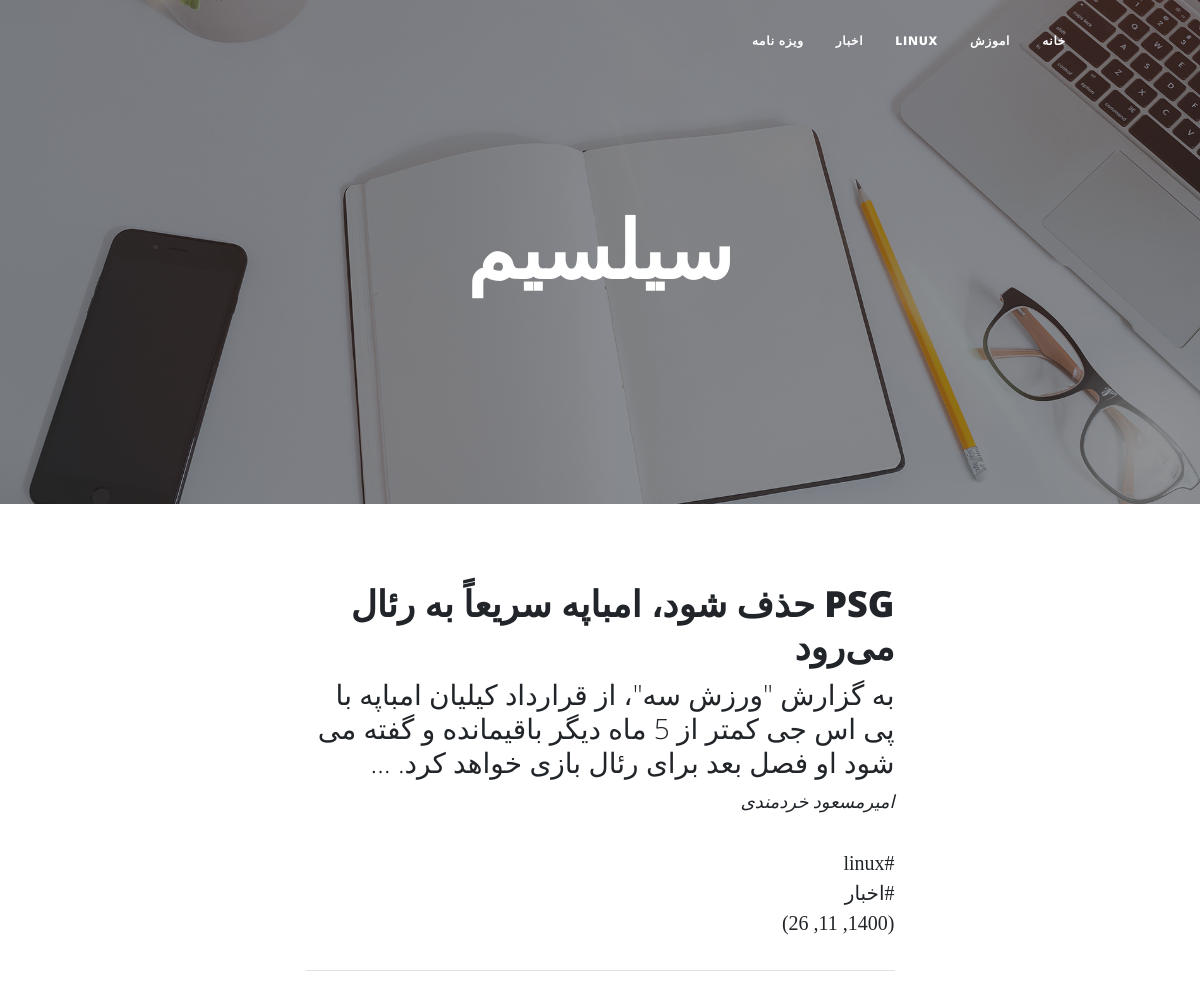
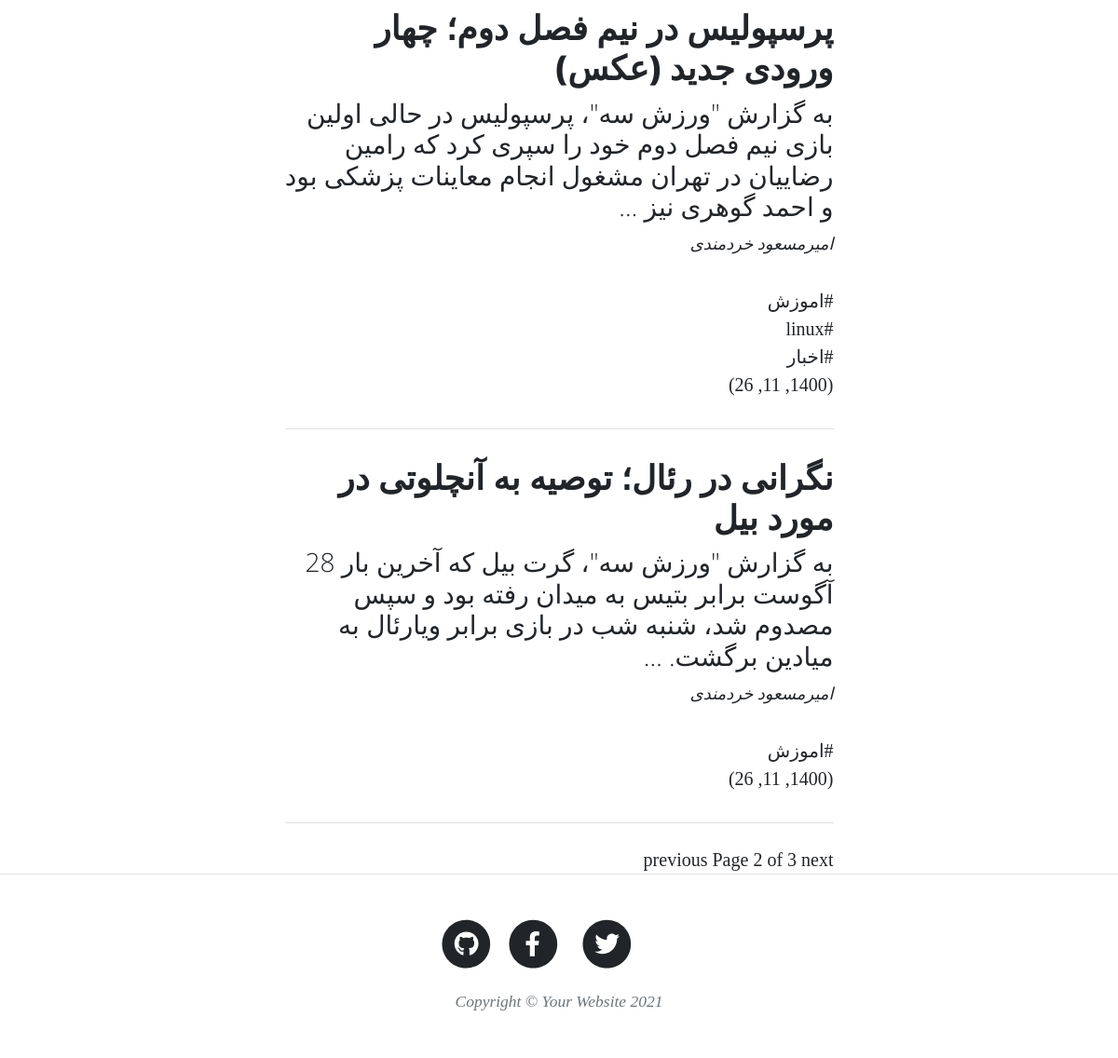
/blog/page/2/, run on the app's committed database (2 pictures, top to bottom).
### blog/models.py (models this page shows, shortened)
class Category(models.Model):
	parent = models.ForeignKey(
        'self',default=None,null=True,blank=True,on_delete=models.SET_NULL,related_name='children',verbose_name='زیردسته'
        )
	title = models.CharField(max_length=100,verbose_name='عنوان دسته بندی')
	slug = models.SlugField(max_length=100,unique=True,verbose_name='ادرس دسته بندی')
	status = models.BooleanField(default=True,verbose_name='ایا نمایش داده شود؟')
	position = models.IntegerField(verbose_name='پوزیشن')
	class Meta:
		verbose_name='دسته بندی'
		verbose_name_plural="دسته بندی ها"
		ordering = ['position']

class Article(models.Model):
	STATUS_CHOICES = (
	('Publish','منتشرشده'),
	('Draft','پیش نویس'),
	)
	author = models.ForeignKey(User,null=True,on_delete=models.SET_NULL,related_name='نویسنده')
	title = models.CharField(max_length=100,verbose_name='عنوان مقاله')
	slug = models.SlugField(max_length=200,unique=True,verbose_name='آدرس مقاله')
	category = models.ManyToManyField(Category,verbose_name='دسته بندی',related_name='articles')
	description = models.TextField(verbose_name='محتوا')
	thumbnail=models.ImageField(upload_to='images',verbose_name='تصویر مقاله')
	publish = models.DateTimeField(default=timezone.now,verbose_name='زمان انتشار')
	created = models.DateTimeField(auto_now_add=True)
	updated = models.DateTimeField(auto_now=True)
	status = models.CharField(max_length=11,choices=STATUS_CHOICES,default='Draft',verbose_name='وضعیت')
	class Meta:
		verbose_name="مقاله"
		verbose_name_plural='مقالات'
		ordering=['-publish']
	def jpublish(self):
		return jalali_converter(self.publish)
	objects = ArticleManager()

### blog/views.py (the view)
# urls.py: path('',views.home,name='home'),
def home(request ,page_number=1):
	articles_list = Article.objects.filter(status="Publish")
	paginator = Paginator(articles_list,3)
	page_obj = paginator.get_page(page_number)
	context = {
	'articles': page_obj ,
 	'category':Category.objects.filter(status=True),
	}
	return render(request,"blog/home.html",context)

### extensions/jalali.py (called while the page is built)
    def persian_tuple(self):
        return self.persian_year, self.persian_month, self.persian_day

### extensions/utils.py (called while the page is built)
def jalali_converter(time):
	time_to_str="{},{},{}".format(time.year,time.month,time.day)
	output=jalali.Gregorian(time_to_str).persian_tuple()
	return output

### blog/templates/blog/home.html
{% extends "blog/base.html" %}
{% load static %}
{% block main %}
        <header class="masthead" style="background-image: url('{% static 'assets/img/home-bg.jpg' %}')">
            <div class="container position-relative px-4 px-lg-5">
                <div class="row gx-4 gx-lg-5 justify-content-center">
                    <div class="col-md-10 col-lg-8 col-xl-7">
                        <div class="site-heading">
                            <h1>سیلسیم</h1>
                        </div>
                    </div>
                </div>
            </div>
        </header>
        <div class="container px-4 px-lg-5">
            <div class="row gx-4 gx-lg-5 justify-content-center">
                <div class="col-md-10 col-lg-8 col-xl-7">
                    {% for article in articles %}
                   <div class="post-preview">
                        <a href="{% url 'blog:detailview' article.slug %}">
                            <h2 class="post-title">{{article.title}}</h2>
                            <h3 class="post-subtitle">{{ article.description|truncatewords:30 }}</h3>
                        </a>
                        <p class="post-meta">
                        <a href="#">{{article.author.get_full_name}}</a>
                            {% for cat in article.category.all %}
                            <div>
                            <a href="{% url 'blog:category' cat.slug %}">#{{cat.title}}</a>
                            </div>
                            {% endfor %}
                          {{article.jpublish}}
                        </p>
                    </div>
                    <hr class="my-4" />
                   {% endfor %}
                    <div class="pagination">
                        <span class="step-links">
                            {% if articles.has_previous %}
                                <a href="{% url 'blog:home' articles.previous_page_number %}">previous</a>
                            {% endif %}
                            <span class="current">
                                Page {{ articles.number }} of {{ articles.paginator.num_pages }}
                            </span>
                            {% if articles.has_next %}
                                <a href="{% url 'blog:home' articles.next_page_number %}">next</a>
                            {% endif %}
                        </span>
                    </div>
                </div>
            </div>
        </div>
{% endblock %}

### blog/templates/blog/base.html (shortened to what this page needs)
{% load static %}
<!DOCTYPE html>
<html lang="en">
    <head>
        <link href="{% static 'css/styles.css' %}" rel="stylesheet" />
        <link href="{% static 'css/rtl.css' %}" rel="stylesheet" />
    </head>
    <body>
          <nav class="navbar navbar-expand-lg navbar-light" id="mainNav">
            <div class="container px-4 px-lg-5">
                <div class="collapse navbar-collapse" id="navbarResponsive">
                    <ul class="navbar-nav ms-auto py-4 py-lg-0">
                        <li class="nav-item"><a class="nav-link px-lg-3 py-3 py-lg-4" href="{% url 'blog:home' %}">خانه</a></li>
                       {% for cat in category %}
                       {% if cat.parent == None %}
                       <li class="nav-item"><a class="nav-link px-lg-3 py-3 py-lg-4" href="{% url 'blog:category' cat.slug %}">{{cat.title}}</a></li>
                       {% endif %}
                       {% endfor %}
                    </ul>
                </div>
            </div>
        </nav>
      {% block main %}
      {% endblock %}
        <footer class="border-top">
            <div class="container px-4 px-lg-5">
                <div class="row gx-4 gx-lg-5 justify-content-center">
                    <div class="col-md-10 col-lg-8 col-xl-7">
                        <ul class="list-inline text-center">
                            <li class="list-inline-item">
                                <a href="#!">
                                    <span class="fa-stack fa-lg">
                                        <i class="fas fa-circle fa-stack-2x"></i>
                                        <i class="fab fa-twitter fa-stack-1x fa-inverse"></i>
                                    </span>
                                </a>
                            </li>
                            <li class="list-inline-item">
                                <a href="#!">
                                    <span class="fa-stack fa-lg">
                                        <i class="fas fa-circle fa-stack-2x"></i>
                                        <i class="fab fa-facebook-f fa-stack-1x fa-inverse"></i>
                                    </span>
                                </a>
                            </li>
                            <li class="list-inline-item">
                                <a href="#!">
                                    <span class="fa-stack fa-lg">
                                        <i class="fas fa-circle fa-stack-2x"></i>
                                        <i class="fab fa-github fa-stack-1x fa-inverse"></i>
                                    </span>
                                </a>
                            </li>
                        </ul>
                        <div class="small text-center text-muted fst-italic">Copyright &copy; Your Website 2021</div>
                    </div>
                </div>
            </div>
        </footer>
    </body>
</html>

### blog/static/css/rtl.css (style rules this page uses)
body { direction: rtl; font-family: verdana; }

### data on the page
Category: title "اموزش"
Category: title "LINUX", title "linux"
Category: title "اخبار"
Category: title "ویزه نامه"
Article: title "PSG حذف شود، امباپه سریعاً به رئال می‌رود", description "به گزارش \"ورزش سه\"، از قرارداد کیلیان امباپه با پی اس جی کمتر از 5 ماه دیگر باقیمانده و گفته می شود او فصل بعد برای رئال بازی خواهد کرد. …", author.get_full_name "امیرمسعود خردمندی", jpublish "(1400, 11, 26)"
Article: title "پرسپولیس در نیم فصل دوم؛ چهار ورودی جدید (عکس)", description "به گزارش \"ورزش سه\"، پرسپولیس در حالی اولین بازی نیم فصل دوم خود را سپری کرد که رامین رضاییان در تهران مشغول انجام معاینات پزشکی بود و احمد گوهری نیز …", author.get_full_name "امیرمسعود خردمندی", jpublish "(1400, 11, 26)"
Article: title "نگرانی در رئال؛ توصیه به آنچلوتی در مورد بیل", description "به گزارش \"ورزش سه\"، گرت بیل که آخرین بار 28 آگوست برابر بتیس به میدان رفته بود و سپس مصدوم شد، شنبه شب در بازی برابر ویارئال به میادین برگشت. …", author.get_full_name "امیرمسعود خردمندی", jpublish "(1400, 11, 26)"

### other printed values
{{ articles.number }} "2"
{{ articles.paginator.num_pages }} "3"
